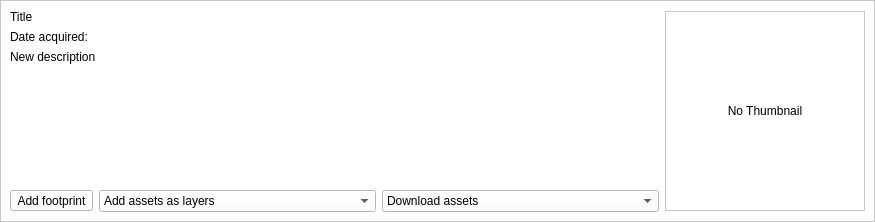
<?xml version="1.0" encoding="UTF-8"?>
<ui version="4.0">
 <class>ResultItemWidget</class>
 <widget class="QWidget" name="ResultItemWidget">
  <property name="geometry">
   <rect>
    <x>0</x>
    <y>0</y>
    <width>875</width>
    <height>222</height>
   </rect>
  </property>
  <property name="sizePolicy">
   <sizepolicy hsizetype="Expanding" vsizetype="Fixed">
    <horstretch>0</horstretch>
    <verstretch>0</verstretch>
   </sizepolicy>
  </property>
  <property name="maximumSize">
   <size>
    <width>16777215</width>
    <height>222</height>
   </size>
  </property>
  <property name="windowTitle">
   <string>Form</string>
  </property>
  <property name="styleSheet">
   <string notr="true">background-color: rgb(255, 255, 255);</string>
  </property>
  <layout class="QVBoxLayout" name="verticalLayout_3">
   <property name="leftMargin">
    <number>0</number>
   </property>
   <property name="topMargin">
    <number>0</number>
   </property>
   <property name="rightMargin">
    <number>0</number>
   </property>
   <property name="bottomMargin">
    <number>0</number>
   </property>
   <item>
    <widget class="QFrame" name="resource">
     <property name="sizePolicy">
      <sizepolicy hsizetype="Expanding" vsizetype="Expanding">
       <horstretch>0</horstretch>
       <verstretch>0</verstretch>
      </sizepolicy>
     </property>
     <property name="frameShape">
      <enum>QFrame::StyledPanel</enum>
     </property>
     <property name="frameShadow">
      <enum>QFrame::Plain</enum>
     </property>
     <layout class="QHBoxLayout" name="horizontalLayout_2">
      <item>
       <layout class="QVBoxLayout" name="verticalLayout">
        <item>
         <widget class="QLabel" name="title_la">
          <property name="sizePolicy">
           <sizepolicy hsizetype="Preferred" vsizetype="Preferred">
            <horstretch>0</horstretch>
            <verstretch>0</verstretch>
           </sizepolicy>
          </property>
          <property name="frameShape">
           <enum>QFrame::NoFrame</enum>
          </property>
          <property name="text">
           <string>Title</string>
          </property>
          <property name="alignment">
           <set>Qt::AlignLeading|Qt::AlignLeft|Qt::AlignVCenter</set>
          </property>
          <property name="wordWrap">
           <bool>true</bool>
          </property>
          <property name="textInteractionFlags">
           <set>Qt::LinksAccessibleByMouse|Qt::TextSelectableByMouse</set>
          </property>
         </widget>
        </item>
        <item>
         <layout class="QHBoxLayout" name="horizontalLayout">
          <item>
           <widget class="QLabel" name="resource_type_icon_la">
            <property name="sizePolicy">
             <sizepolicy hsizetype="Minimum" vsizetype="Preferred">
              <horstretch>0</horstretch>
              <verstretch>0</verstretch>
             </sizepolicy>
            </property>
            <property name="text">
             <string>Date acquired:</string>
            </property>
           </widget>
          </item>
          <item>
           <widget class="QLabel" name="created_date">
            <property name="sizePolicy">
             <sizepolicy hsizetype="Expanding" vsizetype="Preferred">
              <horstretch>0</horstretch>
              <verstretch>0</verstretch>
             </sizepolicy>
            </property>
            <property name="text">
             <string/>
            </property>
            <property name="wordWrap">
             <bool>true</bool>
            </property>
            <property name="textInteractionFlags">
             <set>Qt::LinksAccessibleByMouse|Qt::TextSelectableByMouse</set>
            </property>
           </widget>
          </item>
         </layout>
        </item>
        <item>
         <widget class="QLabel" name="collection_name">
          <property name="sizePolicy">
           <sizepolicy hsizetype="Expanding" vsizetype="Expanding">
            <horstretch>0</horstretch>
            <verstretch>0</verstretch>
           </sizepolicy>
          </property>
          <property name="text">
           <string>New description</string>
          </property>
          <property name="alignment">
           <set>Qt::AlignLeading|Qt::AlignLeft|Qt::AlignTop</set>
          </property>
          <property name="wordWrap">
           <bool>true</bool>
          </property>
          <property name="textInteractionFlags">
           <set>Qt::LinksAccessibleByMouse|Qt::TextSelectableByMouse</set>
          </property>
         </widget>
        </item>
        <item>
         <layout class="QHBoxLayout" name="action_buttons_layout">
          <item>
           <widget class="QToolButton" name="footprint_box">
            <property name="toolTip">
             <string>Add item footprint as a layer</string>
            </property>
            <property name="text">
             <string>Add footprint</string>
            </property>
           </widget>
          </item>
          <item>
           <widget class="QComboBox" name="assets_load_box">
            <property name="toolTip">
             <string>Add item assets as layers</string>
            </property>
            <item>
             <property name="text">
              <string>Add assets as layers</string>
             </property>
            </item>
           </widget>
          </item>
          <item>
           <widget class="QComboBox" name="assets_download_box">
            <property name="toolTip">
             <string>Download item assets</string>
            </property>
            <item>
             <property name="text">
              <string>Download assets</string>
             </property>
            </item>
           </widget>
          </item>
         </layout>
        </item>
       </layout>
      </item>
      <item>
       <layout class="QVBoxLayout" name="verticalLayout_2">
        <item>
         <widget class="QLabel" name="thumbnail_la">
          <property name="sizePolicy">
           <sizepolicy hsizetype="Preferred" vsizetype="Fixed">
            <horstretch>0</horstretch>
            <verstretch>0</verstretch>
           </sizepolicy>
          </property>
          <property name="minimumSize">
           <size>
            <width>200</width>
            <height>200</height>
           </size>
          </property>
          <property name="frameShape">
           <enum>QFrame::StyledPanel</enum>
          </property>
          <property name="text">
           <string>No Thumbnail</string>
          </property>
          <property name="alignment">
           <set>Qt::AlignCenter</set>
          </property>
         </widget>
        </item>
       </layout>
      </item>
     </layout>
    </widget>
   </item>
  </layout>
 </widget>
 <resources/>
 <connections/>
</ui>
